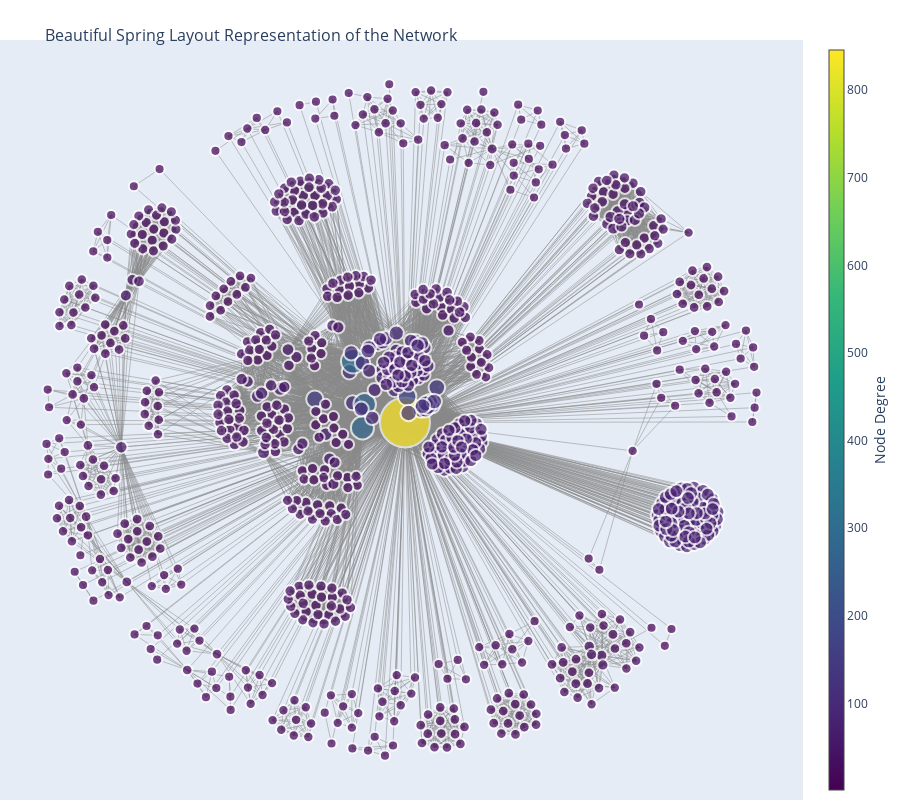

This figure's notebook cell:
### Code cell
def get_authors(data):
    authors = []
    for entry in data:
        authors.append(entry['FAU'])
    return authors

def plot_network(data):
    import networkx as nx
    import plotly.graph_objects as go

    # Get the authors from the data
    authors = get_authors(data)
    # initialize the graph
    G = nx.Graph()
    # construct the graph
    for author_list in authors:
        for author in author_list:
            G.add_node(author)
        for i in range(len(author_list)):
            for j in range(i+1, len(author_list)):
                G.add_edge(author_list[i], author_list[j])
    # Configure the spring layout
    pos = nx.spring_layout(G, seed=42, k=0.15, iterations=100)

    # Get node degrees for coloring and sizing
    node_degree = [G.degree(n) for n in G.nodes()]
    max_degree = max(node_degree)

    # Normalize node sizes
    node_sizes = [10 + 40 * (deg / max_degree) for deg in node_degree]  # Scale node sizes for better visibility

    # Create edge traces
    edge_x = []
    edge_y = []
    for edge in G.edges():
        x0, y0 = pos[edge[0]]
        x1, y1 = pos[edge[1]]
        edge_x.extend([x0, x1, None])
        edge_y.extend([y0, y1, None])

    edge_trace = go.Scatter(
        x=edge_x, y=edge_y,
        line=dict(width=0.5, color='#888'),
        hoverinfo='none',
        mode='lines'
    )

    # Create node traces
    node_x = []
    node_y = []
    for node in G.nodes():
        x, y = pos[node]
        node_x.append(x)
        node_y.append(y)

    node_trace = go.Scatter(
        x=node_x, y=node_y,
        mode='markers',
        marker=dict(
            size=node_sizes,
            color=node_degree,  # Use degree for color scaling
            colorscale='Viridis',  # Use a predefined color scale
            colorbar=dict(
                title='Node Degree',
                thickness=15,
                xanchor='left',
                titleside='right'
            ),
            line_width=2
        ),
        text=[str(node) for node in G.nodes()],  # Add node labels
    )

    # Create the figure
    fig = go.Figure(data=[edge_trace, node_trace],
                    layout=go.Layout(
                        title='<br>Beautiful Spring Layout Representation of the Network',
                        titlefont_size=16,
                        height=800,
                        showlegend=False,
                        hovermode='closest',
                        margin=dict(b=0, l=0, r=0, t=40),
                        xaxis=dict(showgrid=False, zeroline=False, showticklabels=False),
                        yaxis=dict(showgrid=False, zeroline=False, showticklabels=False))
                    )

    # Show the plot
    fig.show()

plot_network(data)

### Figure 1 — Plotly figure (JSON) as saved in the notebook; plotly's stock layout.template omitted (floating-point values rounded to 4 significant figures; data arrays with more than 128 entries replaced by an {"elided": "..."} marker saying what was removed)
{"data": [{"hoverinfo": "none", "line": {"color": "#888", "width": 0.5}, "mode": "lines", "type": "scatter", "x": {"elided": "42774 float values"}, "y": {"elided": "42774 float values"}}, {"marker": {"color": {"elided": "847 int values"}, "colorbar": {"thickness": 15, "title": {"side": "right", "text": "Node Degree"}, "xanchor": "left"}, "colorscale": [[0, "#440154"], [0.1111, "#482878"], [0.2222, "#3e4989"], [0.3333, "#31688e"], [0.4444, "#26828e"], [0.5556, "#1f9e89"], [0.6667, "#35b779"], [0.7778, "#6ece58"], [0.8889, "#b5de2b"], [1, "#fde725"]], "line": {"width": 2}, "size": {"elided": "847 float values"}}, "mode": "markers", "text": {"elided": "847 str values"}, "type": "scatter", "x": {"elided": "847 float values"}, "y": {"elided": "847 float values"}}], "layout": {"height": 800, "hovermode": "closest", "margin": {"b": 0, "l": 0, "r": 0, "t": 40}, "showlegend": false, "title": {"font": {"size": 16}, "text": "<br>Beautiful Spring Layout Representation of the Network"}, "xaxis": {"showgrid": false, "showticklabels": false, "zeroline": false}, "yaxis": {"showgrid": false, "showticklabels": false, "zeroline": false}}}
